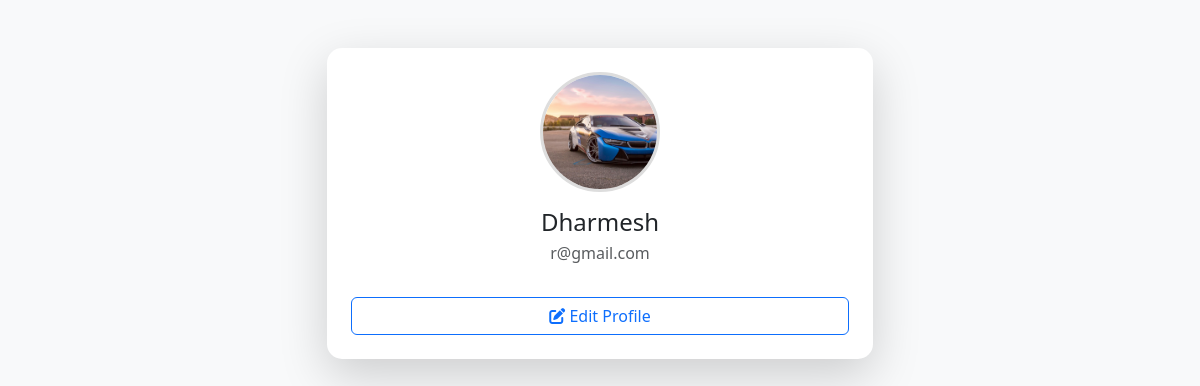
/profile/ (signed in), run on the app's committed database.
### myapp/models.py (models this page shows, shortened)
class User(models.Model):
    name = models.CharField( max_length=50)
    email = models.EmailField()
    password = models.CharField(max_length=50)
    profile = models.ImageField(default="", upload_to="profile/")
    selection = models.CharField(max_length=50, choices=[('Admin', 'Admin'), ('User', 'User')], default="User")

### myapp/views.py (the view)
# urls.py: path('profile/', views.profile, name='profile'),
def profile(request):
    user_id = request.session.get('user_id')
    if not user_id:
        return render(request, 'login.html')
    user = User.objects.get(id=user_id)
    if request.method == "POST":
        user.name = request.POST.get('name',user.name)
        if 'profile' in request.FILES:
            user.profile = request.FILES['profile']
        user.save()
        request.session['profile'] = user.profile.url
        msg = "profile Updated !!"
        return render(request, 'index.html', {'msg':msg , 'myuser':user})
    else:
        return render(request, 'profile.html', {'myuser':user})

### myapp/templates/profile.html (shortened to what this page needs)
{% load static %}
<!DOCTYPE html>
<html lang="en">
<head>
  <link rel="stylesheet" href="https://cdn.jsdelivr.net/npm/bootstrap@5.3.0/dist/css/bootstrap.min.css">
  <link rel="stylesheet" href="{% static 'css/style.css' %}">
  <link rel="stylesheet" href="https://cdnjs.cloudflare.com/ajax/libs/font-awesome/6.4.0/css/all.min.css">
</head>
<body class="bg-light">
<div class="container py-5">
  <div class="row justify-content-center">
    <div class="col-md-6">
      <div class="card shadow-lg p-4 text-center">
        <div class="mb-3">
          {% if myuser.profile.url %}
            <img src="{{myuser.profile.url}}" alt="Profile" class="rounded-circle" width="120" height="120">
          {% else %}
            <img src="{% static '#' %}" alt="Profile" class="rounded-circle" width="120" height="120">
          {% endif %}
        </div>
        <h4 class="mb-1">{{myuser.name}}</h4>
        <p class="text-muted mb-3">{{ myuser.email }}</p>
        <button class="btn btn-outline-primary mt-3" data-bs-toggle="modal" data-bs-target="#editProfileModal">
          <i class="fa fa-edit"></i> Edit Profile
        </button>
      </div>
    </div>
  </div>
</div>
</body>
</html>

### myapp/static/css/style.css (style rules this page uses)
body { font-family: 'Segoe UI', Tahoma, Geneva, Verdana, sans-serif; }
.card { border: none; }
.card { border: none; border-radius: 12px; }
.card { border-radius: 15px; }
.rounded-circle { object-fit: cover; border: 3px solid #ddd; }

### data on the page
User: profile (picture), name "Dharmesh", email "r@gmail.com"
